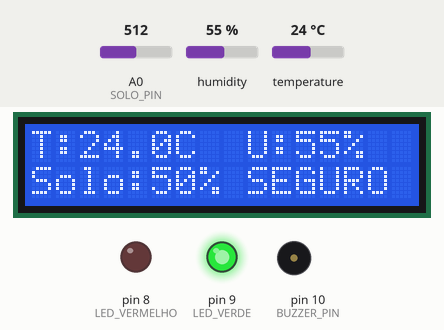
This sketch was run on a simulated Arduino Uno, built with avr-gcc and run on an emulated ATmega328P. On the bench: 16×2 character LCD, output pins drawn as LEDs (lit = HIGH), buzzer (waves = sounding, pin HIGH). The inputs (shaded band) are chosen by the test bench; at power-on: humidity 55 %, temperature 24 °C, A0 (SOLO_PIN) = 512. What the sketch prints to the serial monitor is not drawn.

Above: at 3.2 s.
3.3 s: humidity set to 31 %
At 5.3 s:
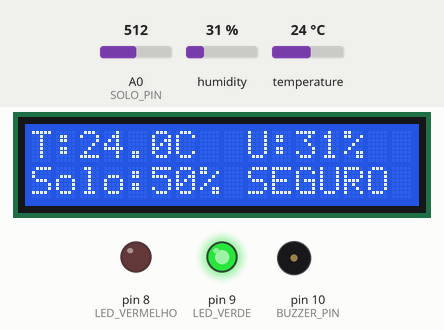
5.6 s: humidity set to 28 %
At 6.6 s:
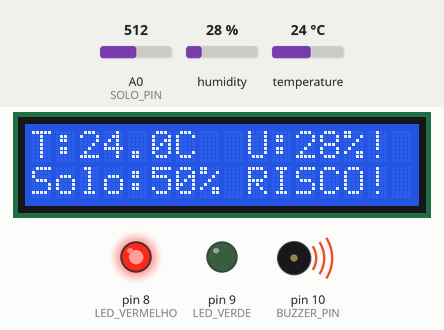
9.3 s: temperature set to 34.3 °C
At 11.4 s:
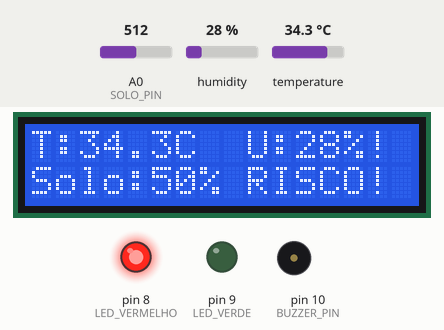
11.9 s: temperature set to 35.9 °C
At 12.9 s:
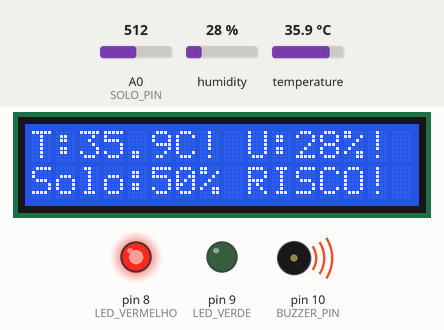
15.6 s: humidity set to 40 %
At 17.1 s:
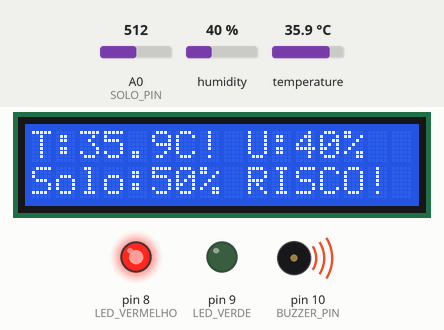
19.8 s: A0 (SOLO_PIN) set to 716
At 20.8 s:
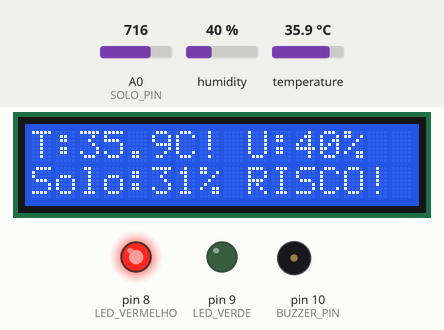
Timing chart, 0 to 22.4 s (numbered marks = the images above; inputs shaded):
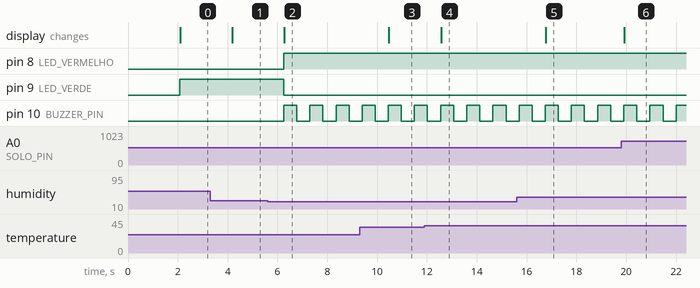

Measured:
- the behaviour switches between 30 and 29 % on humidity (found by bisection; images 1 and 2)
- the behaviour switches between 35 and 35.1 °C on temperature (found by bisection; images 3 and 4)
- after the input at 3.3 s, the display: changes after 0.88 s (image 1)
- after the input at 5.6 s, pin 8 (LED_VERMELHO): LOW → HIGH after 0.65 s; pin 9 (LED_VERDE): HIGH → LOW after 0.65 s; pin 10 (BUZZER_PIN): alternates HIGH for 0.52 s and LOW for 0.53 s, starting after 0.65 s; the display: changes after 0.67 s (image 2)
- after the input at 9.3 s, the display: changes after 1.2 s (image 3)
- after the input at 11.9 s, the display: changes after 0.68 s (image 4)
- after the input at 15.6 s, the display: changes after 1.2 s (image 5)
- after the input at 19.8 s, the display: changes after 0.12 s (image 6)

The sketch:

agro-guard.ino
```cpp
#include <DHT.h>
#include <LiquidCrystal.h>

// ─── Pinos ────────────────────────────────────────────────
#define DHTPIN        2
#define DHTTYPE       DHT22
#define SOLO_PIN      A0
#define LED_VERMELHO  8
#define LED_VERDE     9
#define BUZZER_PIN    10

LiquidCrystal lcd(12, 11, 5, 4, 3, 6);
DHT dht(DHTPIN, DHTTYPE);

// ─── Limiares ─────────────────────────────────────────────
const float TEMP_MAX    = 35.0;
const float UMID_AR_MIN = 30.0;

// ─── Buzzer não-bloqueante ────────────────────────────────
unsigned long tempoBuzzer = 0;
bool estadoBuzzer = false;
const long INTERVALO_BUZZER = 400;

void atualizarBuzzer(bool ligar) {
  if (!ligar) {
    digitalWrite(BUZZER_PIN, LOW);
    estadoBuzzer = false;
    return;
  }
  unsigned long agora = millis();
  if (agora - tempoBuzzer >= INTERVALO_BUZZER) {
    tempoBuzzer = agora;
    estadoBuzzer = !estadoBuzzer;
    digitalWrite(BUZZER_PIN, estadoBuzzer ? HIGH : LOW);
  }
}

void setup() {
  Serial.begin(9600);
  dht.begin();
  lcd.begin(16, 2);

  pinMode(LED_VERMELHO, OUTPUT);
  pinMode(LED_VERDE,    OUTPUT);
  pinMode(BUZZER_PIN,   OUTPUT);

  lcd.print("AgriGuard v1.0");
  lcd.setCursor(0, 1);
  lcd.print("Iniciando...");
  delay(2000);
  lcd.clear();
}

void loop() {
  float temperatura = dht.readTemperature();
  float umidadeAr   = dht.readHumidity();
  int   umidadeSolo = map(analogRead(SOLO_PIN), 0, 1023, 100, 0);

  if (isnan(temperatura) || isnan(umidadeAr)) {
    lcd.setCursor(0, 0);
    lcd.print("Erro no sensor! ");
    Serial.println("[ERRO] DHT22 nao responde.");
    atualizarBuzzer(false);
    delay(2000);
    return;
  }

  // ── Risco: qualquer condição fora do normal ───────────
  bool tempAlta   = temperatura > TEMP_MAX;
  bool umidBaixa  = umidadeAr   < UMID_AR_MIN;
  bool riscoAlto  = tempAlta || umidBaixa;

  // ── LEDs ──────────────────────────────────────────────
  digitalWrite(LED_VERMELHO, riscoAlto ? HIGH : LOW);
  digitalWrite(LED_VERDE,    riscoAlto ? LOW  : HIGH);

  // ── Buzzer não-bloqueante ─────────────────────────────
  atualizarBuzzer(riscoAlto);

  // ── LCD linha 1: temperatura e umidade do ar ──────────
  lcd.setCursor(0, 0);
  lcd.print("T:");
  lcd.print(temperatura, 1);
  lcd.print(tempAlta ? "C!" : "C ");
  lcd.print(" U:");
  lcd.print((int)umidadeAr);
  lcd.print(umidBaixa ? "%!" : "%  ");

  // ── LCD linha 2: solo e status ────────────────────────
  lcd.setCursor(0, 1);
  lcd.print("Solo:");
  lcd.print(umidadeSolo);
  lcd.print("% ");
  lcd.print(riscoAlto ? "RISCO! " : "SEGURO ");

  // ── Serial ────────────────────────────────────────────
  Serial.print("[DADOS] T=");      Serial.print(temperatura);
  Serial.print("C | Ar=");         Serial.print(umidadeAr);
  Serial.print("% | Solo=");       Serial.print(umidadeSolo);
  Serial.print("% | TempAlta=");   Serial.print(tempAlta);
  Serial.print(" | UmidBaixa=");   Serial.print(umidBaixa);
  Serial.print(" | Status=");      Serial.println(riscoAlto ? "RISCO" : "OK");

  delay(500);
}
```
